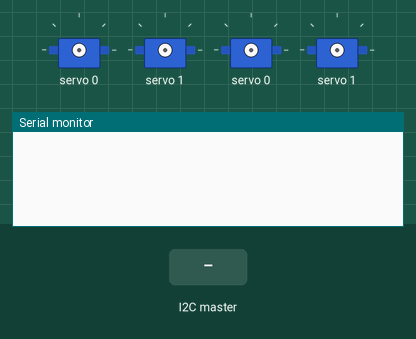
The sketch below on a simulated Arduino Uno, built with avr-gcc and run on an emulated ATmega328P. Parts: 4 × servo, the last lines printed to the serial monitor. The inputs (shaded band) are chosen by the test bench.

Above: at 1.2 s.
1.3 s: the I2C master sends the byte 2
At 2.3 s:
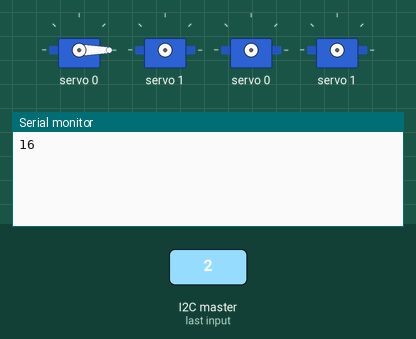
2.8 s: the I2C master sends the byte 90
At 3.4 s:
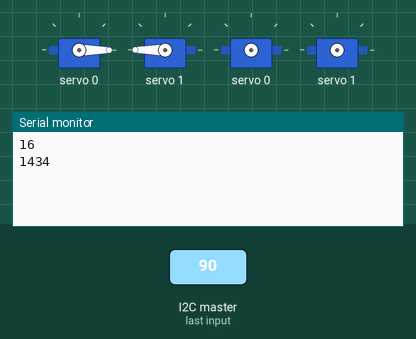
4.3 s: the I2C master sends the byte 1
At 4.7 s:
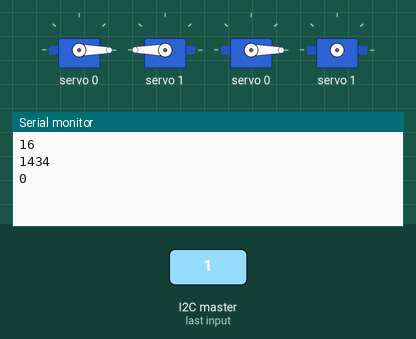
5.8 s: the I2C master sends the byte 1
At 6.6 s:
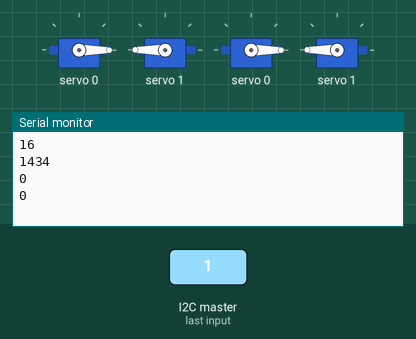
Timing chart, 0 to 8.3 s (numbered marks = the images above; inputs shaded):
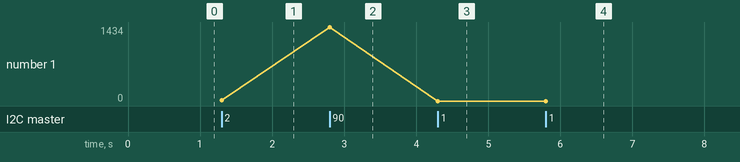

Measured:
- after the input at 1.3 s, the serial monitor: prints a new line at once (image 1)
- after the input at 2.8 s, the serial monitor: prints a new line at once (image 2)
- after the input at 4.3 s, the serial monitor: prints a new line at once (image 3)
- plotted number 1: 16 → 1434 after the input at 2.8 s, 1434 → 0 after the input at 4.3 s

The sketch:

pwm_experiment.ino
```cpp
#include <Wire.h>
#include <Adafruit_PWMServoDriver.h>

// called this way, it uses the default address 0x40
Adafruit_PWMServoDriver pwm = Adafruit_PWMServoDriver(0x40);
// you can also call it with a different address you want
//Adafruit_PWMServoDriver pwm1 = Adafruit_PWMServoDriver(0x41);

// Depending on your servo make, the pulse width min and max may vary, you
// want these to be as small/large as possible without hitting the hard stop
// for max range. You'll have to tweak them as necessary to match the servos you
// have!
#define SERVOMIN  125 // this is the 'minimum' pulse length count (out of 4096)
#define SERVOMAX  575 // this is the 'maximum' pulse length count (out of 4096)

// our servo # counter
uint8_t servonum = 0;
int motor_vals[2];
//int[] motor_vals = [0, 0];
int motor_i = 0;

void setup() {
  Wire.begin(4);
  Wire.onReceive(receiveEvent);

  Serial.begin(9600);

  pwm.begin();
//  pwm1.begin();

  pwm.setPWMFreq(60);  // Analog servos srun at ~60 Hz updates
//  pwm1.setPWMFreq(60);

  //yield();
}

// the code inside loop() has been updated by Robojax
void loop() {
  for (int j=0; j<2; j++){
    pwm.setPWM(j, 0, motor_vals[j]);
  }
  delay(100);


    // pwm.setPWM(channel, on, off)
    //channel --> between 0 and 15; specifies which of the ports on the driver is being used
    //on --> between 0 and 4096; specifies when during the PWM pulse it should power on
    //off --> between 0 and 4096; specifies when during the PWM pulse it should power off

    //INTENSITY COMES FROM THE LENGTH OF THE PULSE
//    pwm.setPWM(0, 1024, 3072); //half intensity
//    pwm.setPWM(1, 1024, 3072);
//    delay(500);
//      pwm.setPWM(0, 0, 4096); //full intensity
//      pwm.setPWM(1, 0, 4096);
//    delay(500);
//    pwm.setPWM(0, 4096, 0); //no intensity
//    pwm.setPWM(1, 4096, 0);
//
//    for (int i = 0; i<3000; i++){
//      pwm.setPWM(0, 0, i);
//      pwm1.setPWM(0, 0, i);
//      delay(15);
//      Serial.println(i);
//      }

}

void receiveEvent(int howMany)
{
  while(1 < Wire.available())
  {
    char c = Wire.read();
    Serial.print(c);
  }
  int x = Wire.read();
  if (x == 0){
    motor_i = 0;
   } else{
    motor_vals[motor_i] = scale_depth_to_interval(x);
    Serial.println(motor_vals[motor_i]);
    motor_i = motor_i + 1;
   }

//  Serial.println(x);
}

int scale_depth_to_interval(int depth){
  int ret;
  ret = map(depth, 1, 255, 0, 4095);
  return ret;
}
```
